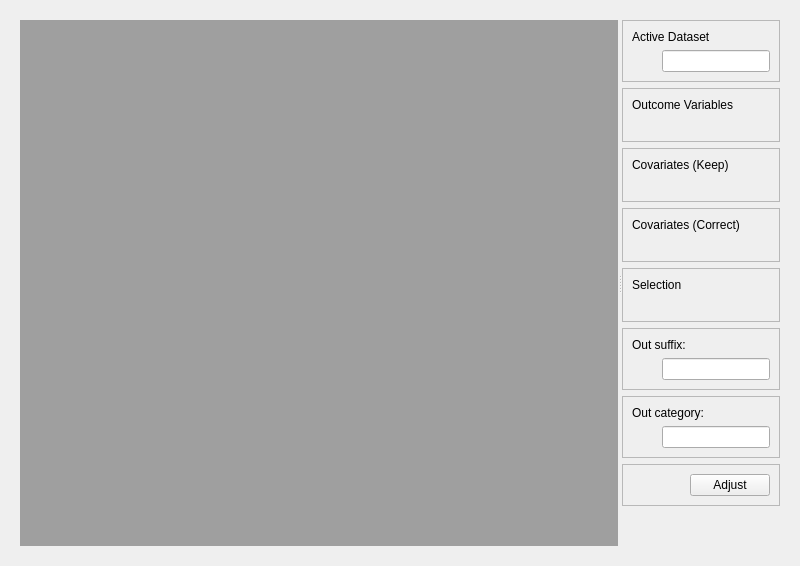
<?xml  version="1.0"  encoding="UTF-8"?>
<ui  version="4.0">
  <class>Form</class>
  <widget  class="QWidget"  name="Form">
    <property  name="geometry">
      <rect>
        <x>0</x>
        <y>0</y>
        <width>800</width>
        <height>500</height>
      </rect>
    </property>
    <property  name="windowTitle">
      <string>Form</string>
    </property>
    
    <layout  class="QVBoxLayout"  name="vlMain">
      <item>
        
        <widget class="QWidget" name="verticalLayoutWidget">
    
    
            <layout  class="QHBoxLayout"  name="horizontalLayout">
            <item>
                <widget  class="QSplitter"  name="splitter">
                <property  name="orientation">
                    <enum>Qt::Horizontal</enum>
                </property>
                
                <widget  class="QWidget"  name="wViewer">
                    <property  name="sizePolicy">
                    <sizepolicy  hsizetype="Preferred"  vsizetype="Preferred">
                        <horstretch>8</horstretch>
                        <verstretch>0</verstretch>
                    </sizepolicy>
                    </property>
                    <layout  class="QVBoxLayout"  name="vlViewer">
                    <item>
                        <widget  class="QMdiArea"  name="mdiArea"/>
                    </item>
                    </layout>
                </widget>
                
                <widget  class="QWidget"  name="wOptions">
                    <property  name="sizePolicy">
                    <sizepolicy  hsizetype="Minimum"  vsizetype="Minimum">
                        <horstretch>1</horstretch>
                        <verstretch>0</verstretch>
                    </sizepolicy>
                    </property>
                
                    <layout  class="QVBoxLayout"  name="vlOptions">

                    <item>
                        <widget  class="QFrame"  name="wActiveDset">
                        <property  name="frameShape">
                            <enum>QFrame::StyledPanel</enum>
                        </property>
                        <property  name="frameShadow">
                            <enum>QFrame::Raised</enum>
                        </property>
                        <property  name="lineWidth">
                            <number>8</number>
                        </property>

                        <layout  class="QVBoxLayout"  name="vlActiveDset">
                            
                            <item>
                            <widget  class="QLabel"  name="label_activeDset">
                                <property  name="text">
                                <string>Active Dataset</string>
                                </property>
                            </widget>
                            </item>

                            <item>
                            <layout  class="QHBoxLayout"  name="horizontalLayout_5">
                                <item>
                                <spacer  name="horizontalSpacer_5">
                                    <property  name="orientation">
                                    <enum>Qt::Horizontal</enum>
                                    </property>
                                    
                                    <property name="sizeType">
                                        <enum>QSizePolicy::Fixed</enum>
                                    </property>
                                    
                                    <property  name="sizeHint"  stdset="0">
                                    <size>
                                        <width>30</width>
                                        <height>20</height>
                                    </size>
                                    </property>
                                </spacer>
                                </item>
                                <item>
                                    <widget  class="QLineEdit"  name="edit_activeDset">
                                        <property  name="text">
                                        <string> </string>
                                        </property>
                                    </widget>
                                </item>
                            </layout>
                            </item>

                        </layout>
                        </widget>
                    </item>
                        
                    <item>
                        <widget  class="QFrame"  name="wOutVars">
                        <property  name="frameShape">
                            <enum>QFrame::StyledPanel</enum>
                        </property>
                        <property  name="frameShadow">
                            <enum>QFrame::Raised</enum>
                        </property>
                        <property  name="lineWidth">
                            <number>8</number>
                        </property>
                        
                        <layout  class="QVBoxLayout"  name="vlOutVars">
                            
                            <item>
                            <widget  class="QLabel"  name="label_select">
                                <property  name="text">
                                <string>Outcome Variables</string>
                                </property>
                            </widget>
                            </item>
                            
                            <item>
                            <layout  class="QHBoxLayout"  name="horizontalLayout_5">
                                <item>
                                <spacer  name="horizontalSpacer_5">
                                    <property  name="orientation">
                                    <enum>Qt::Horizontal</enum>
                                    </property>
                                    
                                    <property name="sizeType">
                                        <enum>QSizePolicy::Fixed</enum>
                                    </property>
                                    
                                    <property  name="sizeHint"  stdset="0">
                                    <size>
                                        <width>30</width>
                                        <height>20</height>
                                    </size>
                                    </property>
                                </spacer>
                                </item>
                                <item>
                                <layout  class="QVBoxLayout"  name="vlComboOut"/>
                                </item>
                            </layout>
                            </item>
                        </layout>
                        
                        </widget>
                    </item>


                    <item>
                        <widget  class="QFrame"  name="wCovKeep">
                        <property  name="frameShape">
                            <enum>QFrame::StyledPanel</enum>
                        </property>
                        <property  name="frameShadow">
                            <enum>QFrame::Raised</enum>
                        </property>
                        <property  name="lineWidth">
                            <number>8</number>
                        </property>
                        
                        <layout  class="QVBoxLayout"  name="vlCovKeep">
                            <item>
                            <widget  class="QLabel"  name="label_select">
                                <property  name="text">
                                <string>Covariates (Keep)</string>
                                </property>
                            </widget>
                            </item>
                            <item>
                            <layout  class="QHBoxLayout"  name="horizontalLayout_5">
                                <item>
                                <spacer  name="horizontalSpacer_5">
                                    <property  name="orientation">
                                    <enum>Qt::Horizontal</enum>
                                    </property>
                                    
                                    <property name="sizeType">
                                        <enum>QSizePolicy::Fixed</enum>
                                    </property>
                                    
                                    <property  name="sizeHint"  stdset="0">
                                    <size>
                                        <width>30</width>
                                        <height>20</height>
                                    </size>
                                    </property>
                                </spacer>
                                </item>
                                <item>
                                <layout  class="QVBoxLayout"  name="vlComboCovKeep"/>
                                </item>
                            </layout>
                            </item>
                        </layout>
                        
                        </widget>
                    </item>
                    
                    <item>
                        <widget  class="QFrame"  name="wCovCorr">
                        <property  name="frameShape">
                            <enum>QFrame::StyledPanel</enum>
                        </property>
                        <property  name="frameShadow">
                            <enum>QFrame::Raised</enum>
                        </property>
                        <property  name="lineWidth">
                            <number>8</number>
                        </property>
                        
                        <layout  class="QVBoxLayout"  name="vlCovCorr">
                            <item>
                            <widget  class="QLabel"  name="label_select">
                                <property  name="text">
                                <string>Covariates (Correct)</string>
                                </property>
                            </widget>
                            </item>
                            <item>
                            <layout  class="QHBoxLayout"  name="horizontalLayout_5">
                                <item>
                                <spacer  name="horizontalSpacer_5">
                                    <property  name="orientation">
                                    <enum>Qt::Horizontal</enum>
                                    </property>
                                    
                                    <property name="sizeType">
                                        <enum>QSizePolicy::Fixed</enum>
                                    </property>
                                    
                                    <property  name="sizeHint"  stdset="0">
                                    <size>
                                        <width>30</width>
                                        <height>20</height>
                                    </size>
                                    </property>
                                </spacer>
                                </item>
                                <item>
                                <layout  class="QVBoxLayout"  name="vlComboCovCorr"/>
                                </item>
                            </layout>
                            </item>
                        </layout>
                        
                        </widget>
                    </item>

                    <item>
                        <widget  class="QFrame"  name="wSelectRef">
                        <property  name="frameShape">
                            <enum>QFrame::StyledPanel</enum>
                        </property>
                        <property  name="frameShadow">
                            <enum>QFrame::Raised</enum>
                        </property>
                        <property  name="lineWidth">
                            <number>8</number>
                        </property>
                        <layout  class="QVBoxLayout"  name="vlSelectRef">
                            <item>
                            <widget  class="QLabel"  name="label_select2">
                                <property  name="text">
                                <string>Selection</string>
                                </property>
                            </widget>
                            </item>
                            <item>
                            <layout  class="QHBoxLayout"  name="horizontalLayout_6">
                                <item>
                                <spacer  name="horizontalSpacer_6">
                                    <property  name="orientation">
                                    <enum>Qt::Horizontal</enum>
                                    </property>
                                    
                                    <property name="sizeType">
                                        <enum>QSizePolicy::Fixed</enum>
                                    </property>
                                    
                                    <property  name="sizeHint"  stdset="0">
                                    <size>
                                        <width>30</width>
                                        <height>20</height>
                                    </size>
                                    </property>
                                </spacer>
                                </item>
                                <item>
                                <layout  class="QVBoxLayout"  name="vlComboSel"/>
                                </item>
                            </layout>
                            </item>
                        </layout>
                        </widget>
                    </item>
                    
                    <item>
                        <widget  class="QFrame"  name="wBC">
                        <property  name="frameShape">
                            <enum>QFrame::StyledPanel</enum>
                        </property>
                        <property  name="frameShadow">
                            <enum>QFrame::Raised</enum>
                        </property>
                        <property  name="lineWidth">
                            <number>8</number>
                        </property>
                        <layout  class="QVBoxLayout"  name="vlBC">
                            <item>
                            <widget  class="QLabel"  name="label_select2">
                                <property  name="text">
                                <string>Out suffix: </string>
                                </property>
                            </widget>
                            </item>
                            <item>
                            <layout  class="QHBoxLayout"  name="horizontalLayout_6">
                                <item>
                                <spacer  name="horizontalSpacer_6">
                                    <property  name="orientation">
                                    <enum>Qt::Horizontal</enum>
                                    </property>
                                    
                                    <property name="sizeType">
                                        <enum>QSizePolicy::Fixed</enum>
                                    </property>
                                    
                                    <property  name="sizeHint"  stdset="0">
                                    <size>
                                        <width>30</width>
                                        <height>20</height>
                                    </size>
                                    </property>
                                </spacer>
                                </item>
                                <item>
                                    <widget  class="QLineEdit"  name="edit_outSuff">
                                    </widget>
                                </item>
                            </layout>
                            </item>
                        </layout>
                        </widget>
                    </item>
                    
                    <item>
                        <widget  class="QFrame"  name="wOutCat">
                        <property  name="frameShape">
                            <enum>QFrame::StyledPanel</enum>
                        </property>
                        <property  name="frameShadow">
                            <enum>QFrame::Raised</enum>
                        </property>
                        <property  name="lineWidth">
                            <number>8</number>
                        </property>
                        <layout  class="QVBoxLayout"  name="vlBC">
                            <item>
                            <widget  class="QLabel"  name="label_outcat">
                                <property  name="text">
                                <string>Out category: </string>
                                </property>
                            </widget>
                            </item>
                            <item>
                            <layout  class="QHBoxLayout"  name="horizontalLayout_6">
                                <item>
                                <spacer  name="horizontalSpacer_6">
                                    <property  name="orientation">
                                    <enum>Qt::Horizontal</enum>
                                    </property>
                                    
                                    <property name="sizeType">
                                        <enum>QSizePolicy::Fixed</enum>
                                    </property>
                                    
                                    <property  name="sizeHint"  stdset="0">
                                    <size>
                                        <width>30</width>
                                        <height>20</height>
                                    </size>
                                    </property>
                                </spacer>
                                </item>
                                <item>
                                    <widget  class="QLineEdit"  name="edit_outCat">
                                    </widget>
                                </item>
                            </layout>
                            </item>
                        </layout>
                        </widget>
                    </item>

                    <item>
                        <widget  class="QFrame"  name="wAdjust">
                        <property  name="frameShape">
                            <enum>QFrame::StyledPanel</enum>
                        </property>
                        <property  name="frameShadow">
                            <enum>QFrame::Raised</enum>
                        </property>
                        <property  name="lineWidth">
                            <number>8</number>
                        </property>
                            <layout  class="QHBoxLayout"  name="horizontalLayout_8">
                            <item>
                                <spacer  name="horizontalSpacer_8">
                                <property  name="orientation">
                                    <enum>Qt::Horizontal</enum>
                                </property>
                                <property  name="sizeHint"  stdset="0">
                                    <size>
                                    <width>40</width>
                                    <height>20</height>
                                    </size>
                                </property>
                                </spacer>
                            </item>
                            <item>
                                <widget  class="QPushButton"  name="adjCovBtn">
                                <property  name="text">
                                    <string>Adjust</string>
                                </property>
                                </widget>
                            </item>
                            </layout>
                        </widget>
                    </item>
                    
                    <item>
                        <spacer  name="verticalSpacer">
                        <property  name="orientation">
                            <enum>Qt::Vertical</enum>
                        </property>
                        <property  name="sizeHint"  stdset="0">
                            <size>
                            <width>20</width>
                            <height>40</height>
                            </size>
                        </property>
                        </spacer>
                    </item>
                    
                    </layout>
                </widget>
                </widget>
            </item>
            </layout>
            

        </widget>
      </item>

      </layout>

            
  </widget>
  <resources/>
  <connections/>
</ui>
